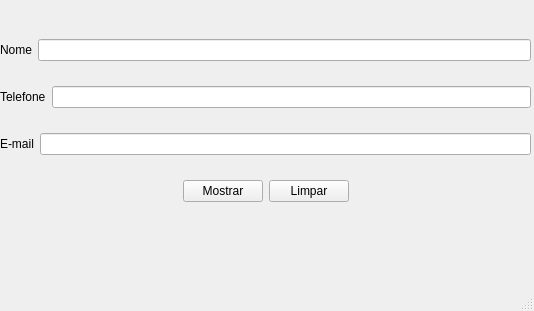
<?xml version="1.0" encoding="UTF-8"?>
<ui version="4.0">
 <class>MainWindow</class>
 <widget class="QMainWindow" name="MainWindow">
  <property name="geometry">
   <rect>
    <x>0</x>
    <y>0</y>
    <width>534</width>
    <height>311</height>
   </rect>
  </property>
  <property name="windowTitle">
   <string>MainWindow</string>
  </property>
  <widget class="QWidget" name="centralwidget">
   <widget class="QWidget" name="">
    <property name="geometry">
     <rect>
      <x>0</x>
      <y>20</y>
      <width>531</width>
      <height>201</height>
     </rect>
    </property>
    <layout class="QVBoxLayout" name="verticalLayout">
     <item>
      <layout class="QHBoxLayout" name="horizontalLayout">
       <item>
        <widget class="QLabel" name="label">
         <property name="text">
          <string>Nome</string>
         </property>
        </widget>
       </item>
       <item>
        <widget class="QLineEdit" name="txt_nome"/>
       </item>
      </layout>
     </item>
     <item>
      <layout class="QHBoxLayout" name="horizontalLayout_2">
       <item>
        <widget class="QLabel" name="label_2">
         <property name="text">
          <string>Telefone</string>
         </property>
        </widget>
       </item>
       <item>
        <widget class="QLineEdit" name="txt_telefone"/>
       </item>
      </layout>
     </item>
     <item>
      <layout class="QHBoxLayout" name="horizontalLayout_3">
       <item>
        <widget class="QLabel" name="label_3">
         <property name="text">
          <string>E-mail</string>
         </property>
        </widget>
       </item>
       <item>
        <widget class="QLineEdit" name="txt_email"/>
       </item>
      </layout>
     </item>
     <item>
      <layout class="QHBoxLayout" name="horizontalLayout_4">
       <item>
        <spacer name="horizontalSpacer">
         <property name="orientation">
          <enum>Qt::Horizontal</enum>
         </property>
         <property name="sizeHint" stdset="0">
          <size>
           <width>40</width>
           <height>20</height>
          </size>
         </property>
        </spacer>
       </item>
       <item>
        <widget class="QPushButton" name="btn_mostrar">
         <property name="text">
          <string>Mostrar</string>
         </property>
        </widget>
       </item>
       <item>
        <widget class="QPushButton" name="btn_limpar">
         <property name="text">
          <string>Limpar</string>
         </property>
        </widget>
       </item>
       <item>
        <spacer name="horizontalSpacer_2">
         <property name="orientation">
          <enum>Qt::Horizontal</enum>
         </property>
         <property name="sizeHint" stdset="0">
          <size>
           <width>40</width>
           <height>20</height>
          </size>
         </property>
        </spacer>
       </item>
      </layout>
     </item>
    </layout>
   </widget>
  </widget>
  <widget class="QMenuBar" name="menubar">
   <property name="geometry">
    <rect>
     <x>0</x>
     <y>0</y>
     <width>534</width>
     <height>23</height>
    </rect>
   </property>
  </widget>
  <widget class="QStatusBar" name="statusbar"/>
 </widget>
 <resources/>
 <connections/>
</ui>
